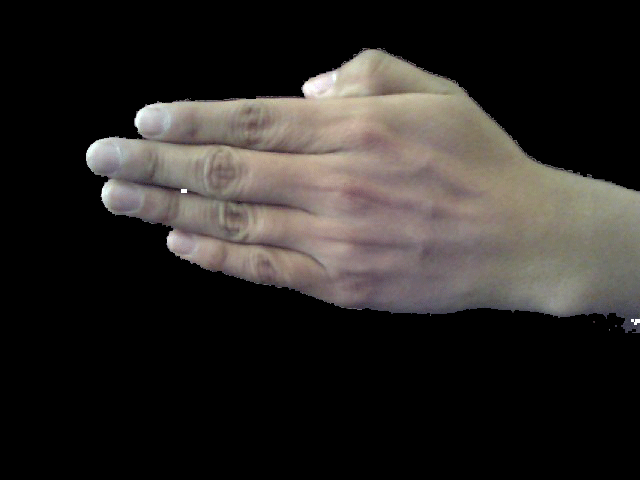
#> input picture Proyecto/mano.png, 640 x 480 px, given in place of the camera
$ python 'PROYECTO Reconocimiento de señas.py'   (Python 2 division)
#> lines starting #> are read from the running program, lines starting #| are printed output that depends on the picture; after the words box and inside, x2 and y2 are one past the last pixel; in counts of white or black regions, pixels touching at a corner belong together
'''                     UNIVERSIDAD CENTRAL DEL ECUADOR


                                LOZA    DANIEL
                                VEGA    THALÍA


                           ING. COMPUTACIÓN GRÁFICA


                      RECONOCIMIENTO DE LENGUAJE DE SIGNOS


                             VISIÓN COMPUTACIONAL
'''

# Importamos las librerías
import cv2
import numpy as np
import matplotlib.pyplot as plt
import psycopg2

# Captura de imagen
cap = cv2.VideoCapture(1)

while (cap.isOpened):
    _, frame = cap.read()
#> frame is the input picture: shape (480, 640, 3); mean B, G, R 38.4, 41, 44.4

    Amin=18000
    Amax=20000
    Bmin=26000
    Bmax=29000

    # transformar captura de imagen de bgr a hsv
    hsv = cv2.cvtColor(frame,cv2.COLOR_BGR2HSV)
#> hsv: shape (480, 640, 3); mean H, S, V 12.8, 12.1, 44.7

    # Color de piel minimo
    min = np.array([0,50,20],np.uint8)
    # Color de piel maximo
    max = np.array([20,128,255],np.uint8)

    # Umbral adecuado para el color de piel
    umbral = cv2.inRange(hsv,min,max)
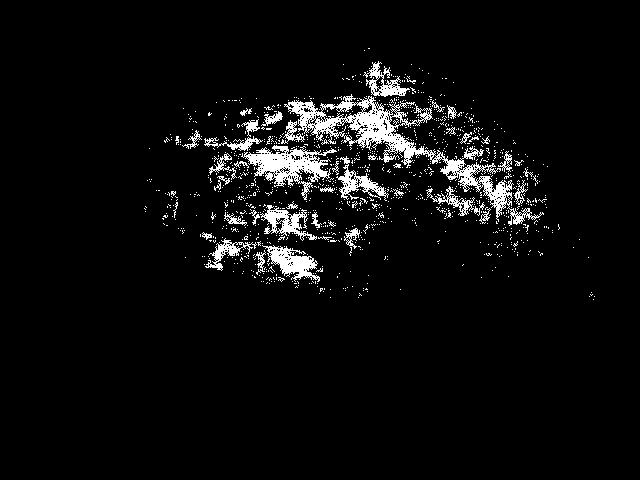
#> umbral: shape (480, 640); 5.1% white; 1123 white regions (1079 under 20 px), largest, box (x1, y1, x2, y2) and area: (284, 94, 544, 226) 5161, (241, 145, 337, 200) 1944, (262, 245, 320, 282) 943

    # Binarizamos la imagen
    flag, binarizado = cv2.threshold(umbral, 170, 255, cv2.THRESH_BINARY)

    # escribimos valores para dilatar y erosionar la imagen
    kernelD = np.ones((12, 12), np.uint8)
    kernelE = np.ones((3, 3), np.uint8)
    # dilatar imagen
    dilatacion = cv2.dilate(binarizado, kernelD, iterations = 1)
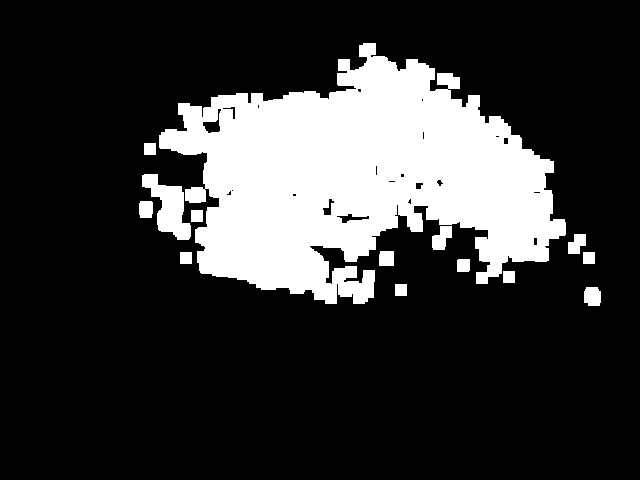
#> dilatacion: shape (480, 640); 20.9% white; 14 white regions, largest, box (x1, y1, x2, y2) and area: (159, 43, 566, 304) 60331, (142, 174, 191, 240) 1603, (432, 226, 452, 250) 329

    # erosionar imagen

    erosion = cv2.erode(dilatacion, kernelE, iterations = 1)
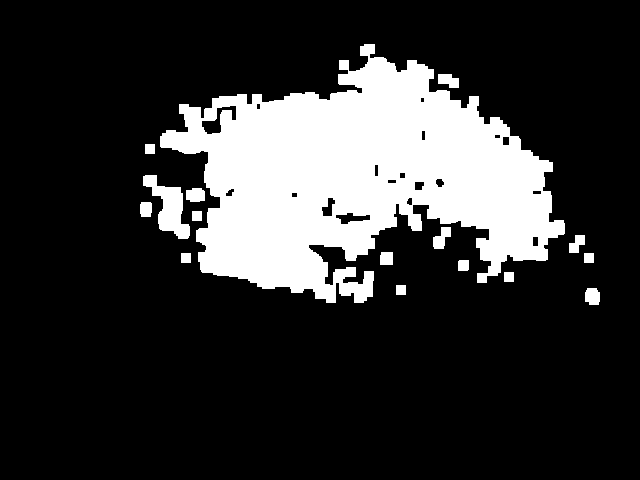
#> erosion: shape (480, 640); 19.6% white; 16 white regions, largest, box (x1, y1, x2, y2) and area: (160, 44, 565, 303) 56745, (143, 175, 190, 239) 1363, (433, 227, 451, 249) 245
    #cv2.imshow('erosion', erosion)

    # Generamos un cuadro negro para poder dibujar los contornos
    # drawing = np.zeros(binarizado.shape,np.uint8)

    # Aplicamos un desenfoque en la imagen
    desenfoque = cv2.medianBlur(erosion, 5)
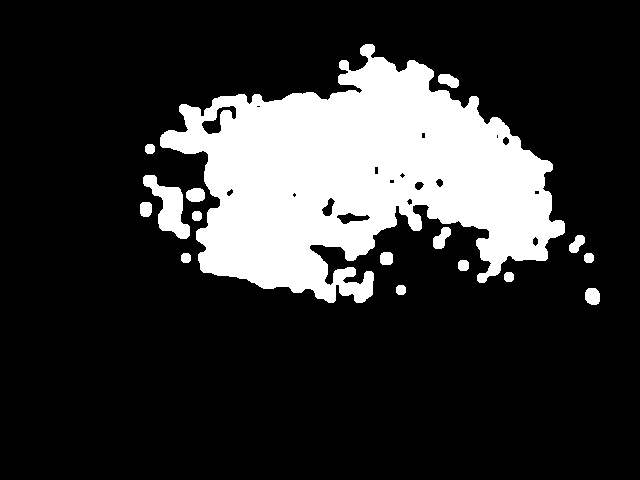
#> desenfoque: shape (480, 640); 19.6% white; 16 white regions
    #edges = cv2.Canny(binarizado,0,100)

    # Contamos contornos en la imagen procesada
    contornos,hierarchy = cv2.findContours(desenfoque,cv2.RETR_TREE,cv2.CHAIN_APPROX_SIMPLE)
#> contornos = 33 contours, 6 with area under 20; largest, box (x1, y1, x2, y2) and area: (160, 44, 565, 303) 57010, (143, 175, 190, 239) 1264, (201, 105, 237, 135) 394, (336, 212, 371, 225) 228, (433, 227, 451, 249) 208

#> (the run stopped early here; a loop or call above may not have finished)
